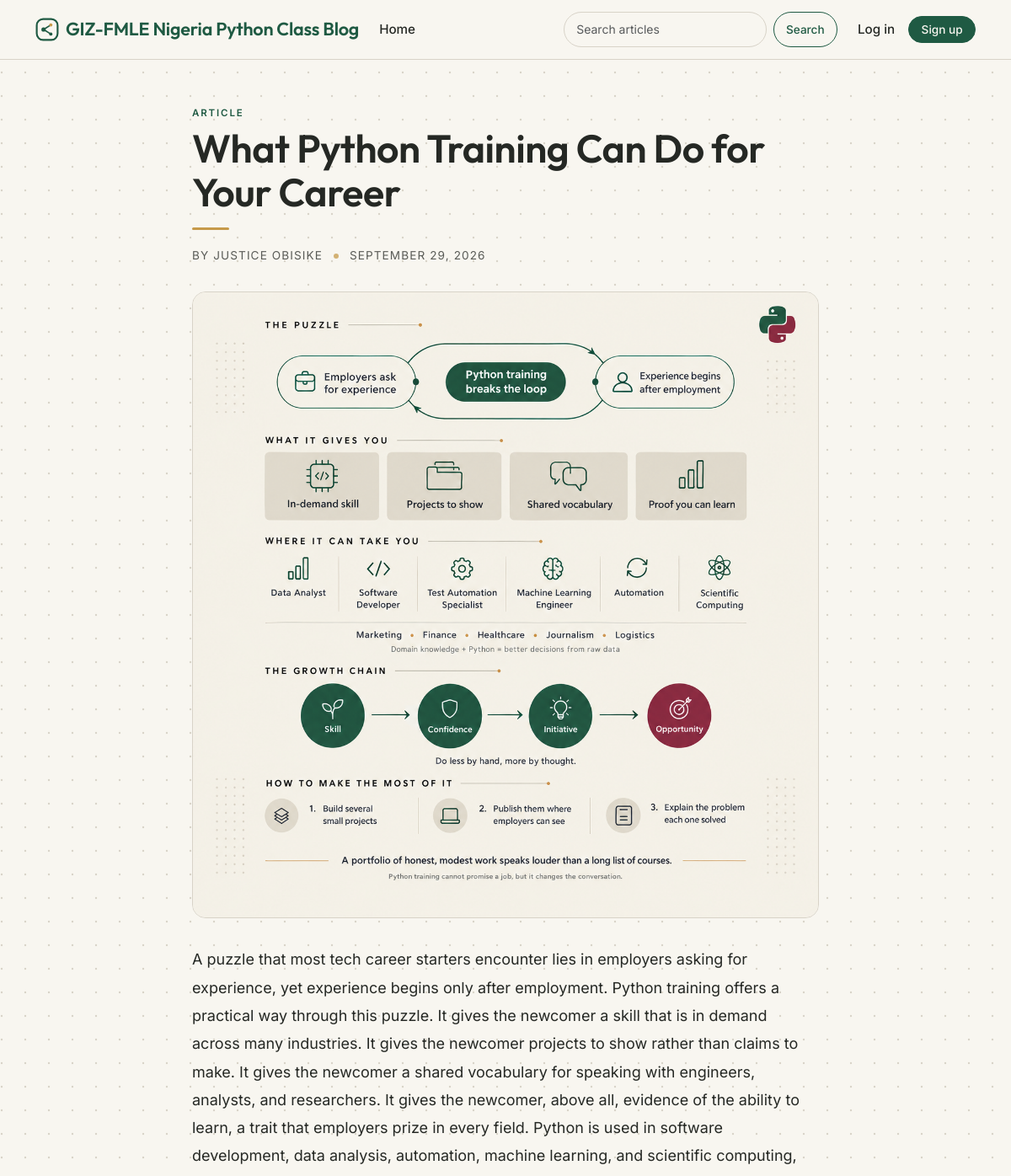
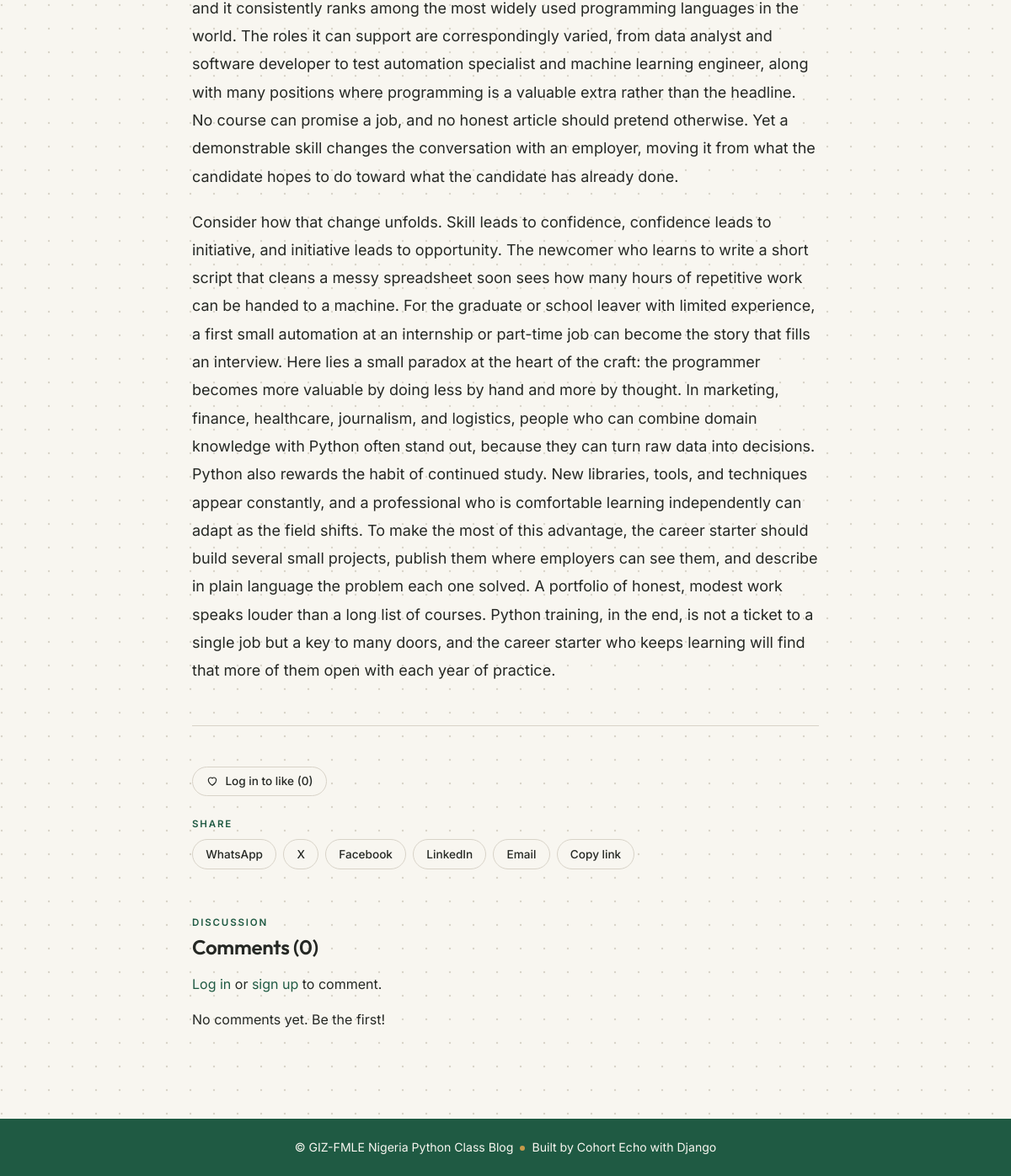
Screenshot of /post/what-python-training-can-do-for-your-career/ with the database file from the repository (2 pictures, top to bottom).
### blog/models.py (models this page shows, shortened)
class Post(models.Model):
    STATUS_CHOICES = [
        ('draft', 'Draft'),
        ('published', 'Published'),
    ]
    title = models.CharField(max_length=200)
    slug = models.SlugField(max_length=220, unique=True, blank=True)
    author = models.ForeignKey(
        settings.AUTH_USER_MODEL, on_delete=models.CASCADE, related_name='posts'
    )
    cover_image = models.ImageField(upload_to='covers/', blank=True, null=True)
    content = models.TextField()
    status = models.CharField(max_length=10, choices=STATUS_CHOICES, default='published')
    created_at = models.DateTimeField(auto_now_add=True)
    updated_at = models.DateTimeField(auto_now=True)
    likes = models.ManyToManyField(
        settings.AUTH_USER_MODEL, related_name='liked_posts', blank=True
    )
    class Meta:
        ordering = ['-created_at']

### blog/views.py (the view)
# urls.py: path('post/<slug:slug>/', views.PostDetailView.as_view(), name='post_detail'),
class PostDetailView(DetailView):
    template_name = 'blog/post_detail.html'
    context_object_name = 'post'
    def get_queryset(self):
        qs = Post.objects.select_related('author').prefetch_related('images')
        user = self.request.user
        if user.is_superuser:
            return qs
        if user.is_authenticated:
            return qs.filter(Q(status='published') | Q(author=user))
        return qs.filter(status='published')
    def get_context_data(self, **kwargs):
        ctx = super().get_context_data(**kwargs)
        post, user = self.object, self.request.user
        ctx['comments'] = post.comments.filter(active=True).select_related('user')
        ctx['comment_form'] = CommentForm()
        ctx['like_count'] = post.likes.count()
        ctx['liked'] = user.is_authenticated and post.likes.filter(pk=user.pk).exists()
        ctx['can_manage'] = is_author(user) and (
            post.author_id == user.pk or user.is_superuser
        )
        return ctx

### blog/forms.py
class CommentForm(forms.ModelForm):
    class Meta:
        model = Comment
        fields = ['body']
        labels = {'body': ''}
        widgets = {
            'body': forms.Textarea(attrs={
                'class': 'form-control', 'rows': 3,
                'placeholder': 'Write a comment...',
            }),
        }

### blog/context_processors.py (called while the page is built)
def author_status(request):
    return {'is_author': is_author(request.user)}

### blog/permissions.py (called while the page is built)
def is_author(user):
    return user.is_authenticated and (
        user.is_superuser or user.groups.filter(name='Authors').exists()
    )

### templates/blog/post_detail.html (shortened to what this page needs)
{% extends 'base.html' %}
{% block content %}
<article class="col-lg-8 mx-auto pt-4">
  <span class="eyebrow">Article</span>
  <h1 class="post-title">{{ post.title }}</h1>
  <div class="amber-rule"></div>
  <p class="post-meta mb-2">
    By {{ post.author.get_full_name|default:post.author.username }}
    <span class="dot-amber"></span>
    {{ post.created_at|date:"F d, Y" }}
  </p>
  {% if post.cover_image %}
    <img src="{{ post.cover_image.url }}" class="post-cover" alt="{{ post.title }}">
  {% endif %}
  <div class="post-content">{{ post.content|linebreaks }}</div>
  <hr class="my-5">
  {% if post.status == 'published' %}
    <div class="mb-4">
      {% if user.is_authenticated %}
        <form method="post" action="{% url 'like_post' post.slug %}" class="d-inline">
          {% csrf_token %}
          <button class="chip {% if liked %}chip--liked{% endif %}">
            <svg viewBox="0 0 24 24"><path d="M12 20s-7-4.4-7-10a4 4 0 0 1 7-2.6A4 4 0 0 1 19 10c0 5.6-7 10-7 10z"/></svg>
            {% if liked %}Liked{% else %}Like{% endif %} ({{ like_count }})
          </button>
        </form>
      {% else %}
        <a href="{% url 'login' %}?next={{ request.path }}" class="chip">
          <svg viewBox="0 0 24 24"><path d="M12 20s-7-4.4-7-10a4 4 0 0 1 7-2.6A4 4 0 0 1 19 10c0 5.6-7 10-7 10z"/></svg>
          Log in to like ({{ like_count }})</a>
      {% endif %}
    </div>
    {% with page_url=request.build_absolute_uri %}
    <div class="mb-5">
      <span class="eyebrow d-block mb-2">Share</span>
      <div class="d-flex flex-wrap gap-2">
        <a class="chip" target="_blank" rel="noopener"
           href="https://wa.me/?text={{ post.title|urlencode:'' }}%20{{ page_url|urlencode:'' }}">WhatsApp</a>
        <a class="chip" target="_blank" rel="noopener"
           href="https://twitter.com/intent/tweet?url={{ page_url|urlencode:'' }}&text={{ post.title|urlencode:'' }}">X</a>
        <a class="chip" target="_blank" rel="noopener"
           href="https://www.facebook.com/sharer/sharer.php?u={{ page_url|urlencode:'' }}">Facebook</a>
        <a class="chip" target="_blank" rel="noopener"
           href="https://www.linkedin.com/sharing/share-offsite/?url={{ page_url|urlencode:'' }}">LinkedIn</a>
        <a class="chip"
           href="mailto:?subject={{ post.title|urlencode:'' }}&body={{ page_url|urlencode:'' }}">Email</a>
        <button type="button" class="chip"
                onclick="navigator.clipboard.writeText(window.location.href).then(() => this.textContent = 'Copied!')">
          Copy link</button>
      </div>
    </div>
    {% endwith %}
    <section id="comments">
      <span class="eyebrow">Discussion</span>
      <h4 class="mt-1 mb-3">Comments ({{ comments|length }})</h4>
      {% if user.is_authenticated %}
        <form method="post" action="{% url 'add_comment' post.slug %}" class="mb-4">
          {% csrf_token %}
          {{ comment_form.body }}
          <button class="btn btn-primary btn-sm mt-2">Post comment</button>
        </form>
      {% else %}
        <p><a href="{% url 'login' %}?next={{ request.path }}">Log in</a> or
           <a href="{% url 'signup' %}">sign up</a> to comment.</p>
      {% endif %}
      {% for comment in comments %}
        <div class="comment-card">
          <div class="d-flex justify-content-between">
            <span class="who">{{ comment.user.username }}</span>
            <span class="when">{{ comment.created_at|timesince }} ago</span>
          </div>
          <p class="mb-1 mt-1">{{ comment.body|linebreaksbr }}</p>
          {% if user == comment.user or user == post.author or user.is_superuser %}
            <form method="post" action="{% url 'delete_comment' comment.pk %}">
              {% csrf_token %}
              <button class="btn btn-link link-delete">Delete</button>
            </form>
          {% endif %}
        </div>
      {% empty %}
        <p>No comments yet. Be the first!</p>
      {% endfor %}
    </section>
  {% endif %}
</article>
{% endblock %}

### static/css/custom.css (style rules this page uses)
:root { --warm-white: #F8F6F0; --forest: #1F5A43; --stone: #D8D3C8; --brick: #8B3A42; --charcoal: #252824; --amber: #C69A4A; --radius: 16px; --font-heading: 'Outfit', 'Poppins', system-ui, sans-serif; --font-body: 'Inter', system-ui, -apple-system, 'Segoe UI', sans-serif; --bs-body-bg: #F8F6F0; --bs-body-bg-rgb: 248, 246, 240; --bs-body-color: #252824; --bs-body-color-rgb: 37, 40, 36; --bs-body-font-family: var(--font-body); --bs-link-color-rgb: 31, 90, 67; --bs-link-hover-color-rgb: 37, 40, 36; --bs-danger-rgb: 139, 58, 66; --bs-border-color: #D8D3C8; }
body { font-family: var(--font-body); color: var(--charcoal); background-color: var(--warm-white); line-height: 1.65; }
h1, h2, h3, h4, h5, h6, .navbar-brand, .display-title { font-family: var(--font-heading); font-weight: 600; letter-spacing: -0.01em; color: var(--charcoal); }
a { text-decoration: none; }
hr { border-color: var(--stone); opacity: 1; }
.eyebrow { font-size: .72rem; letter-spacing: .16em; text-transform: uppercase; font-weight: 600; color: var(--forest); }
.amber-rule { width: 44px; height: 3px; background: var(--amber); border-radius: 2px; margin: .9rem 0 1.2rem; }
.dot-amber { display: inline-block; width: 6px; height: 6px; border-radius: 50%; background: var(--amber); margin: 0 .5rem; vertical-align: middle; }
.icon-stat svg, .chip svg { width: 16px; height: 16px; fill: none; stroke: currentColor; stroke-width: 1.8; stroke-linecap: round; stroke-linejoin: round; }
.chip { display: inline-flex; align-items: center; gap: .45rem; background: var(--warm-white); color: var(--charcoal); border: 1px solid var(--stone); border-radius: 999px; padding: .35rem .95rem; font-family: inherit; font-size: .85rem; font-weight: 500; cursor: pointer; text-decoration: none; transition: border-color .2s ease, color .2s ease; }
.post-title { font-size: clamp(2rem, 4.5vw, 2.9rem); line-height: 1.12; margin: .4rem 0 0; }
.post-meta { font-size: .85rem; letter-spacing: .08em; text-transform: uppercase; opacity: .75; }
.post-cover { width: 100%; border-radius: var(--radius); border: 1px solid var(--stone); margin: 1.5rem 0 2rem; }
.post-content { font-size: 1.125rem; line-height: 1.85; }
.post-content p { margin-bottom: 1.3rem; }

### rows the page displays
Post: title "What Python Training Can Do for Your Career", author.get_full_name "JUSTICE OBISIKE", created_at "SEPTEMBER 29, 2026", cover_image (picture), content "A puzzle that most tech career starters encounter lies in employers asking for experience, yet experience begins only after employment. Python training offers a practical way through this puzzle. It gives the newcomer a skill that is in demand across many industries. It gives the newcomer projects to show rather than claims to make. It gives the newcomer a shared vocabulary for speaking with engineers, analysts, and researchers. It gives the newcomer, above all, evidence of the ability to learn, a trait that employers prize in every field. Python is used in software development, data analysis, automation, machine learning, and scientific computing, and it consistently ranks among the most…"

### other values shown
{{ like_count }} "0"
{{ comments|length }} "0"
